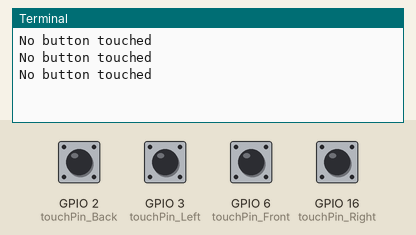
Recording of a program running on a simulated Raspberry Pi (BCM pin numbers). Shown: the last lines printed to the terminal. The test bench sets the inputs (shaded band); at power-on: GPIO 2 (touchPin_Back), GPIO 3 (touchPin_Left), GPIO 6 (touchPin_Front), GPIO 16 (touchPin_Right) HIGH.

Above: at 1.2 s.
1.3 s: GPIO 2 (touchPin_Back) pulled LOW for 0.6 s
At 1.9 s:
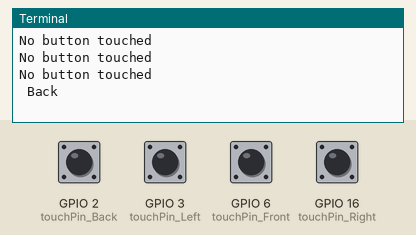
3.4 s: GPIO 3 (touchPin_Left) pulled LOW for 0.6 s
At 3.9 s:
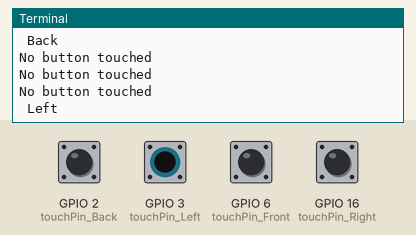
5.5 s: GPIO 6 (touchPin_Front) pulled LOW for 0.6 s
At 5.9 s:
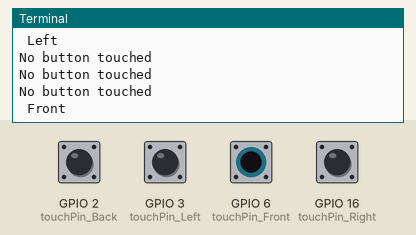
7.6 s: GPIO 16 (touchPin_Right) pulled LOW for 0.6 s
At 8.4 s:
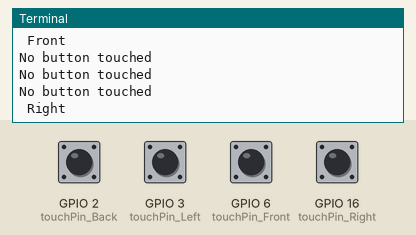
9.7 s: GPIO 2 (touchPin_Back) driven LOW and GPIO 3 (touchPin_Left) driven LOW
At 10.4 s:
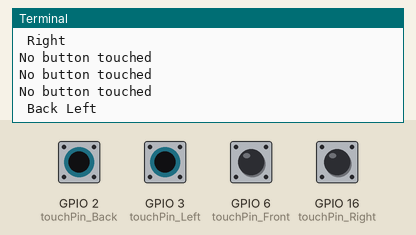
11.5 s: GPIO 6 (touchPin_Front) pulled LOW for 1 s
At 11.9 s:
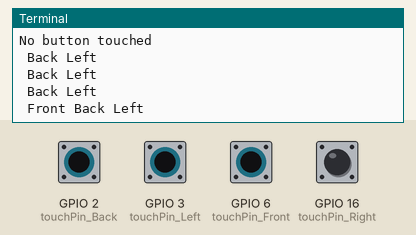

Measured:
- after the input at 1.3 s, the terminal: prints a new line after 0.20 s (image 1)
- after the input at 3.4 s, the terminal: prints a new line after 0.10 s (image 2)
- after the input at 5.5 s, the terminal: prints a new line at once (image 3)
- after the input at 7.6 s, the terminal: prints a new line after 0.40 s (image 4)
- after the input at 9.7 s, the terminal: prints a new line after 0.31 s (image 5)
- after the input at 11.5 s, the terminal: prints a new line at once (image 6)

The program:

touch_test.py
```python
# (licence header left out)
import time
import RPi.GPIO as GPIO

# There are 4 areas for touch actions
# Each GPIO to each touch area
touchPin_Front = 6
touchPin_Left  = 3
touchPin_Right = 16
touchPin_Back  = 2

# Use GPIO number but not PIN number
GPIO.setmode(GPIO.BCM)

# Set up GPIO numbers to input
GPIO.setup(touchPin_Front, GPIO.IN)
GPIO.setup(touchPin_Left,  GPIO.IN)
GPIO.setup(touchPin_Right, GPIO.IN)
GPIO.setup(touchPin_Back,  GPIO.IN)

# Detection Loop
while True:
    touchValue_Front = GPIO.input(touchPin_Front)
    touchValue_Back  = GPIO.input(touchPin_Back)
    touchValue_Left  = GPIO.input(touchPin_Left)
    touchValue_Right = GPIO.input(touchPin_Right)
    display_sting = ''
    if not touchValue_Front:
        display_sting += ' Front'
    if not touchValue_Back:
        display_sting += ' Back'
    if not touchValue_Right:
        display_sting += ' Right'
    if not touchValue_Left:
        display_sting += ' Left'

    if display_sting == '':
        display_sting = 'No button touched'
    print(display_sting)
    time.sleep(0.5)
```
